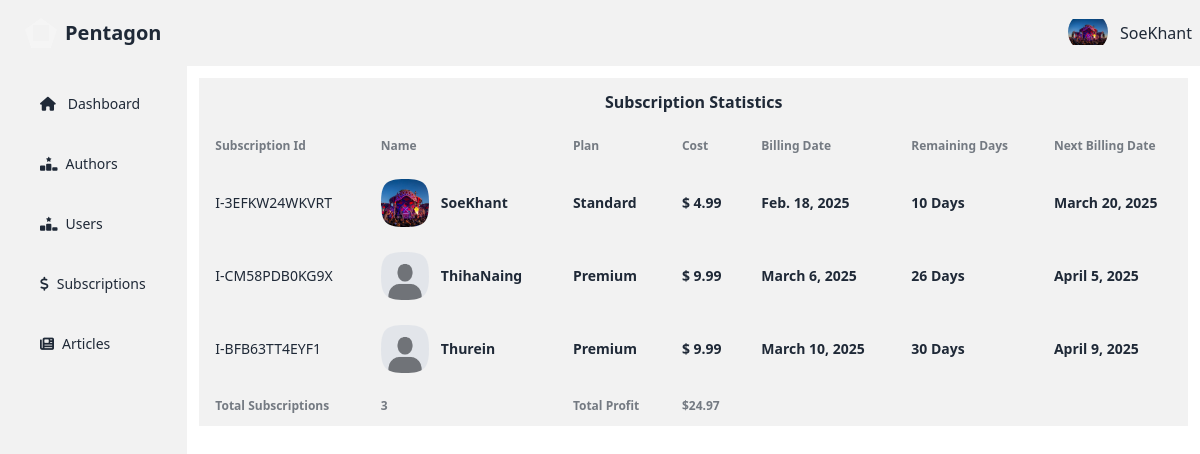
Screenshot of /writer/subscription-statistics/ (signed in) with the database file from the repository.
### account/models.py (models this page shows, shortened)
class AccountStatus(models.Model):
    is_verified=models.BooleanField(default=False)
    profile=models.ImageField(max_length=100, blank=True,default="account/default.jpeg",null=True,upload_to="media/account")
    user=models.ForeignKey(User, on_delete=models.CASCADE,related_name="account_status")
    rank=models.CharField(max_length=20,blank=True, default="Silver")
    created_at=models.DateTimeField(auto_now=True)

### reader/models.py (models this page shows, shortened)
class Subscription(models.Model):
    subscriber_email=models.CharField(max_length=255,unique=True)
    subscription_plan=models.CharField(max_length=255)
    subscription_cost=models.CharField(max_length=255)
    paypal_subscription_id=models.CharField(max_length=255,unique=True)
    is_active=models.BooleanField(default=False)
    user=models.OneToOneField(User,max_length=255,blank=True,on_delete=models.CASCADE,unique=True,related_name="sub_user")
    created_at=models.DateField(auto_now_add=True)
    expires_at=models.DateField(blank=True, null=True)
    def remaining(self):
        if self.expires_at:
            time_remaining=self.expires_at-datetime.now().date()
            return time_remaining.days
        else:
            return None
    def get_user(self):
       return self.user.account_status.first()

### writer/views.py (the view)
# urls.py: path('subscription-statistics/',views.statistics,name="subscription-statistics"),
@login_required(login_url="sign-in")
def statistics(request):
    subscription_users=Subscription.objects.all().exclude(user=1)
    total_profit=sum(float(subscription.subscription_cost) for subscription in subscription_users)
    context={
        "account_status":get_account_status(request),
        "accounts":subscription_users,
        "count":subscription_users.count(),
        "total_profit":total_profit
    }
    return render(request, "writer/statistics.html",context)

### writer/templatetags/custom_filters.py (called while the page is built)
@register.filter
def to_float(value):
    try:
        return float(value)
    except (ValueError, TypeError):
        return 0.0

### writer/views.py (called while the page is built)
def get_account_status(request):
    account_status = AccountStatus.objects.get(user=request.user)
    return account_status

### writer/templates/writer/statistics.html
{% extends 'writer/admin-dashboard.html' %}
{% load custom_filters %}
{% block writer %}
<div class=" w-full bg-base-200 m-3 max-h-fit">
  <div>
    <h2 class="text-center p-3 font-bold">Subscription Statistics</h2>
  </div>
    <table class="table">
      <thead>
        <tr>
          <th>Subscription Id</th>
          <th>Name</th>
          <th>Plan</th>
          <th>Cost</th>
          <th>Billing Date</th>
          <th>Remaining Days</th>
          <th>Next Billing Date</th>
        </tr>
      </thead>
      <tbody>
        {% for account in accounts %}
        <tr>
            <td>
              {{account.paypal_subscription_id}}
            </td>
            <td>
              <div class="flex items-center gap-3">
                <div class="avatar">
                  <div class="mask mask-squircle h-12 w-12">
                    <img
                      src="{{account.get_user.profile.url}}"
                      alt="Avatar Tailwind CSS Component" />
                  </div>
                </div>
                <div>
                  <div class="font-bold">{{account.user}}</div>
                </div>
              </div>
            </td>
            <td>
                <div class="font-bold">{{account.subscription_plan}}</div>
            </td>
            <td>
                <div class="font-bold">$ {{account.subscription_cost|to_float}}</div>
            </td>
            <td>
              <div class="font-bold">{{account.created_at}}</div>
            </td>
            <td>
                <div class="font-bold">{{account.remaining}} Days</div>
            </td>
            <td>
              <div class="font-bold">{{account.expires_at}}</div>
            </td>
          </tr>
        {% endfor %}
      </tbody>
      <tfoot>
        <tr>
          <th>Total Subscriptions</th>
          <th>{{count}}</th>
          <th>Total Profit</th>
          <th>${{total_profit}}</th>
          <th></th>
        </tr>
      </tfoot>
    </table>
  </div>
{% endblock  %}

### writer/templates/writer/admin-dashboard.html (shortened to what this page needs)
{% extends 'writer/base.html' %}
{% block content %}
<div class="navbar bg-base-200">
    <div class="flex-1">
      <a href="{% url 'home' %}" class="btn btn-ghost text-xl"><div class="mask mask-pentagon w-8 h-8 border-8 border-neutral-100	"></div>Pentagon</a>
    </div>
    <div class="flex-none gap-2">
      <div class="dropdown dropdown-end">
        <div tabindex="0" role="button" class="btn btn-ghost btn-circle avatar">
          <div class="w-10 rounded-full">
              <img
                style="object-fit: contain;width:100%;height:100%"
                alt="Tailwind CSS Navbar component"
                src="{{account_status.profile.url}}" />
          </div>
        </div>
      </div>
      {{user}}
    </div>
  </div>
<div class="flex">
    <ul class="menu bg-base-200  w-56 min-h-screen">
        <li class="my-3"><a class="ml-4" href="{% url 'admin-dashboard' %}"><i class="fa-solid fa-house mr-1"></i>Dashboard</a></li>
        <li class="my-3">
          <a class="ml-4" href="{% url 'author-statistics' %}"><i class="fa-solid fa-ranking-star"></i>Authors</a>
        </li>
        <li class="my-3">
            <a class="ml-4" href="{% url 'user-statistics' %}"><i class="fa-solid fa-ranking-star"></i>Users</a>
          </li>
        <li class="my-3">
            <a class="ml-4" href="{% url 'subscription-statistics' %}"><i class="fa-solid fa-dollar-sign"></i>Subscriptions</a>
        </li>
        <li class="my-3">
            <a class="ml-4" href="{% url 'article-statistics' %}"> <i class="fa-solid fa-newspaper"></i>Articles</a>
          </li>
    </ul>
    {% block writer %}{% endblock  %}
</div>
{% endblock  %}

### rows the page displays
AccountStatus: profile (picture)
Subscription: paypal_subscription_id "I-3EFKW24WKVRT", get_user.profile (picture), user "SoeKhant", subscription_plan "Standard", subscription_cost|to_float "4.99", created_at "Feb. 18, 2025", remaining "10", expires_at "March 20, 2025"
Subscription: paypal_subscription_id "I-CM58PDB0KG9X", get_user.profile (placeholder picture), user "ThihaNaing", subscription_plan "Premium", subscription_cost|to_float "9.99", created_at "March 6, 2025", remaining "26", expires_at "April 5, 2025"
Subscription: paypal_subscription_id "I-BFB63TT4EYF1", get_user.profile (placeholder picture), user "Thurein", subscription_plan "Premium", subscription_cost|to_float "9.99", created_at "March 10, 2025", remaining "30", expires_at "April 9, 2025"

### other values shown
{{ user }} "SoeKhant"
{{ count }} "3"
{{ total_profit }} "24.97"
